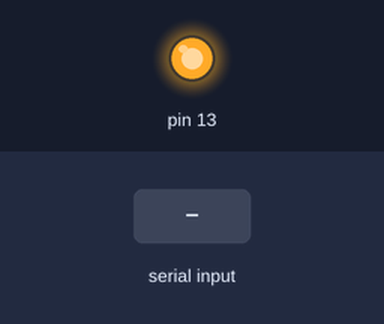
Simulated run of this sketch. Board: Arduino Uno, built with avr-gcc and run on an emulated ATmega328P. On the bench: output pins drawn as LEDs (lit = HIGH). Inputs (shaded band) come from the test bench. What the sketch prints to the serial monitor is not drawn.

Above: at 1.2 s.
1.3 s: "1" received over Serial
At 3.7 s:
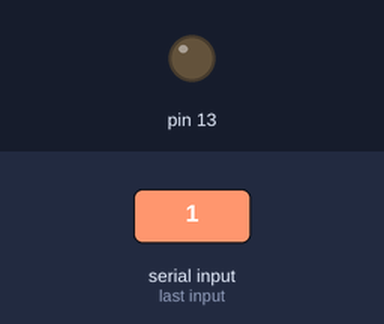
4.3 s: "0" received over Serial
At 7.2 s:
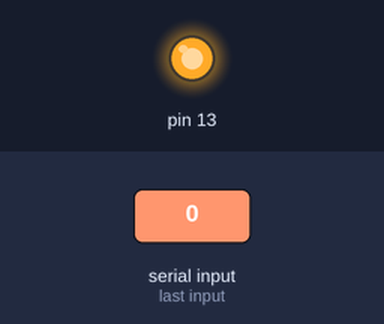
7.3 s: "2" received over Serial
At 9.8 s:
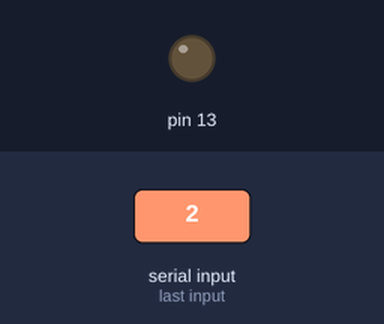
Timing chart, 0 to 11.5 s (numbered marks = the images above; inputs shaded):
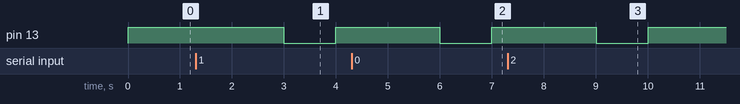

Measured:
- after the input at 1.3 s, pin 13: HIGH → LOW after 1.7 s, → HIGH 1.0 s later
- after the input at 4.3 s, pin 13: HIGH → LOW after 1.7 s, → HIGH 1.0 s later
- after the input at 7.3 s, pin 13: HIGH → LOW after 1.7 s, → HIGH 1.0 s later

The sketch:

serialTest.ino
```cpp
// Intercept serial command and blink LED

// Store data sent to Arduino over serial line
String dataIn = "";

void setup() {
  // Open serial port on arduino end
  Serial.begin(9600);

  // Initialize digital pin 13 as an output.
  pinMode(13, OUTPUT);

  // Turn the LED on (HIGH is the voltage level)
  digitalWrite(13, HIGH);
}

void loop() {
  digitalWrite(13, HIGH);

  // Receives serial data
  // Turns off LED to indicate data was received
  if (Serial.available() > 0) {
    dataIn = Serial.readString();
    digitalWrite(13, LOW);
  }

  // Sends serial data
  Serial.print(dataIn);

  delay(1000);
}
```
